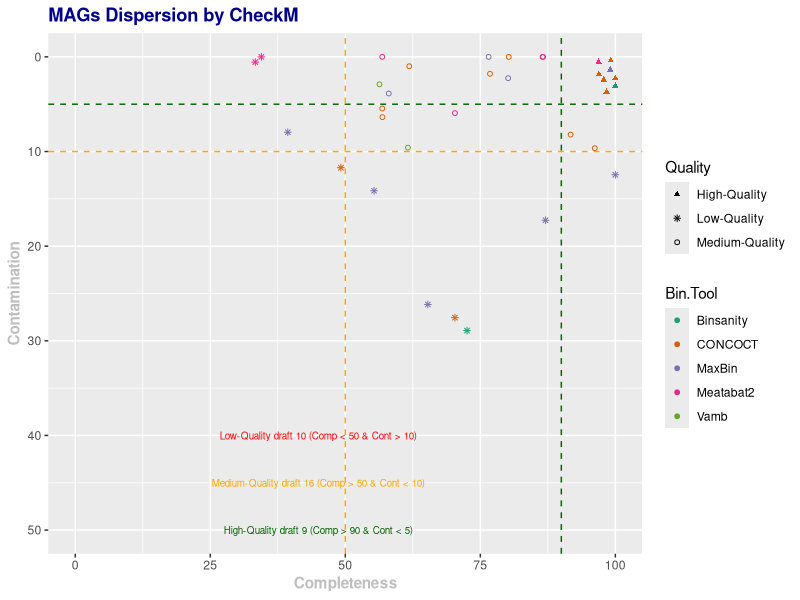

This figure's R source:
### Gráfico de dispersão dos bins baseado na completude e contaminação

# Lendo os dados 

tab <- read.delim("docs/checkm_output.tsv", sep = "\t")

class(tab)

library(stringr)
library(dplyr)

tab1 <- as_tibble(tab)



tab2 <-tab1 %>% 
  mutate(Bin.Tool = case_when(str_detect(Bin.Id, "maxbin") ~ "MaxBin",
                              str_detect(Bin.Id, "Metabat2") ~ "Meatabat2",
                              str_detect(Bin.Id, "binsanity") ~ "Binsanity",
                              str_detect(Bin.Id, "^60")~ "Vamb",
                              (str_detect(Bin.Id, "maxbin", negate = TRUE) & 
                                 str_detect(Bin.Id, "Metabat2", negate = TRUE) & 
                                 str_detect(Bin.Id, "binsanity", negate = TRUE) &
                                 str_detect(Bin.Id, "^60", negate = TRUE) ~ "CONCOCT")))

tab2 <- select(tab2, "Bin.Id", "Completeness", "Contamination", "Bin.Tool")



tab3 <- tab2 %>%
  mutate(Quality = ifelse(Contamination < 5 & Completeness > 90, "High-Quality", "Medium-Quality"))


tab4 <- tab3 %>%
  mutate(Quality = case_when(Contamination < 5 & Completeness > 90 ~ "High-Quality",
                             Contamination < 10 & Completeness >= 50 ~ "Medium-Quality",
                             Completeness < 50 ~ "Low-Quality",
                             Contamination > 10 ~ "Low-Quality"))


hq <- rowSums(tab4[,5 ] == "High-Quality")
hq <- sum(hq)

mq <- rowSums(tab4[,5 ] == "Medium-Quality")
mq <- sum(mq)

lq <- rowSums(tab4[,5 ] == "Low-Quality")
lq <- sum(lq)



library(ggplot2)


p <- ggplot(data = tab4, aes(x=Completeness, y=Contamination, colour= Bin.Tool, shape=Quality)) + 
  geom_point(size =1.3) +
  ggtitle("MAGs Dispersion by CheckM") +
  theme(plot.title = element_text(face = "bold", colour = "Dark blue")) +
  theme(axis.title = element_text(face = "bold", colour = "Gray")) +
  scale_colour_brewer(palette = "Dark2") +
  scale_shape_manual(values = c(17, 8, 1)) +
  ylim(50,0) + xlim(0,100) +
  annotate("text", x = 45, y = 50, label = "High-Quality draft 9 (Comp > 90 & Cont < 5)", size = 2.5, colour= "Dark green") +
  annotate("text", x = 45, y = 45, label = "Medium-Quality draft 16 (Comp > 50 & Cont < 10)", size = 2.5, colour= "Orange") +
  annotate("text", x = 45, y = 40, label = "Low-Quality draft 10 (Comp < 50 & Cont > 10)", size = 2.5, colour= "Red" ) + 
  geom_vline(xintercept=90, linetype="dashed", colour="Dark green") + geom_hline(yintercept=5, linetype="dashed", colour="Dark green") +
  geom_vline(xintercept=50, linetype="dashed", colour="orange") + geom_hline(yintercept=10, linetype="dashed", colour="Orange")



p
